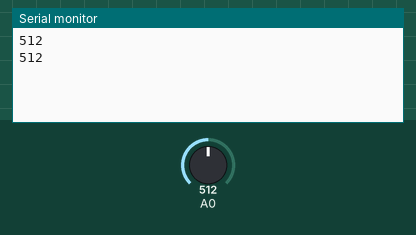
Recording of a sketch running on a simulated Arduino Uno, built with avr-gcc and run on an emulated ATmega328P. Parts: the last lines printed to the serial monitor. Inputs (shaded band) come from the test bench; at power-on: A0 = 512.

Above: at 2.8 s.
2.9 s: A0 set to 716
At 3.8 s:
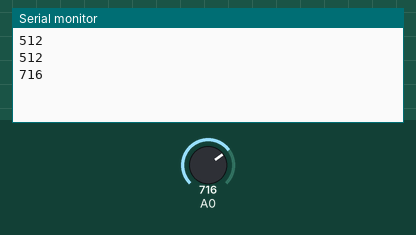
4.4 s: A0 set to 900
At 5.7 s:
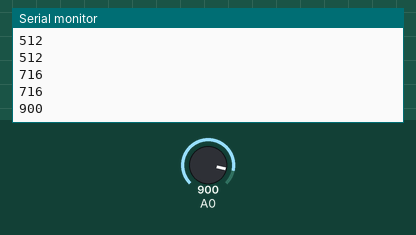
Timing chart, 0 to 7.4 s (numbered marks = the images above; inputs shaded):
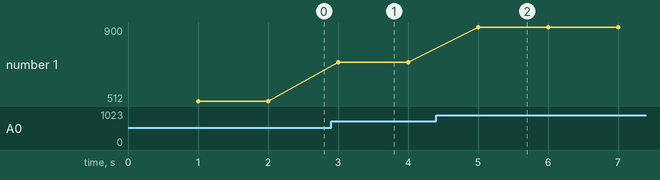

The sketch:

adc-02.ino
```cpp
void setup() {
  Serial.begin(9600);

  ADMUX   = 0;                  // usa o canal 0
  ADMUX  |= (1 << REFS0);       // usa Vcc como referencia
  ADCSRA |= (1 << ADEN);        // habilita o ADC
}

void loop() {
  delay(1000);

  ADCSRA |= (1 << ADSC);        // inicia a conversao
  while(ADCSRA & (1 << ADSC));  // espera a conversao

  int v = ADCL;                 // tem que ser lido antes do ADCH
  v = (ADCH << 8) + v;          // valor de 2 bytes

  Serial.println(v);
}
```

Measured:
- after the input at 2.9 s, the serial monitor: prints a new line after 0.10 s (image 1)
- after the input at 4.4 s, the serial monitor: prints a new line after 0.60 s (image 2)
- plotted number 1: 512 → 716 after the input at 2.9 s, 716 → 900 after the input at 4.4 s
